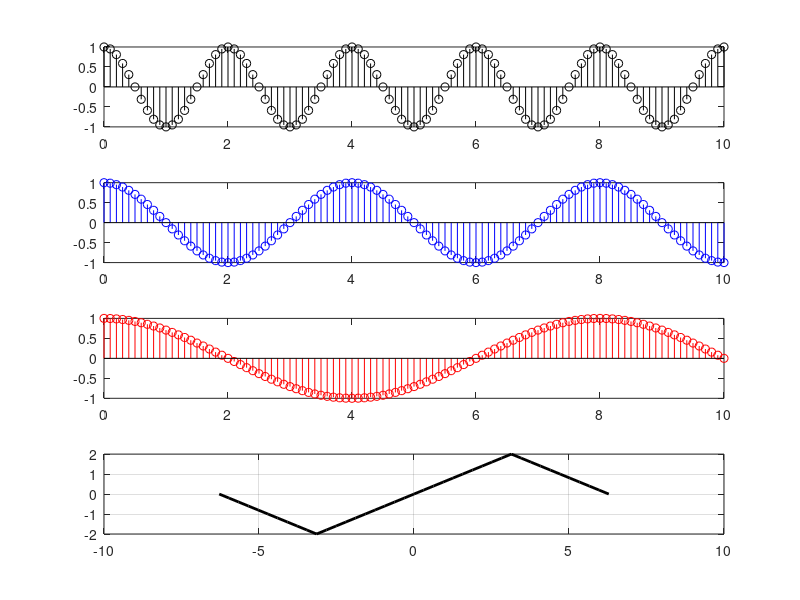
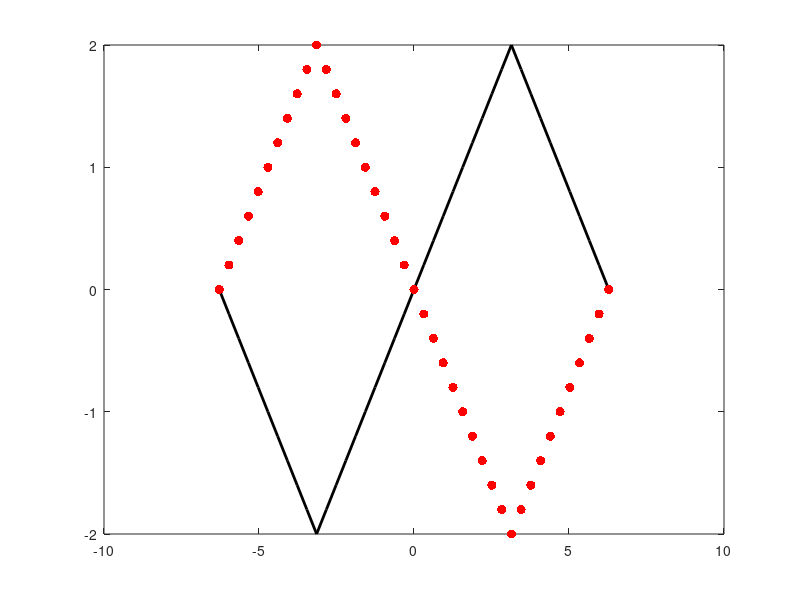
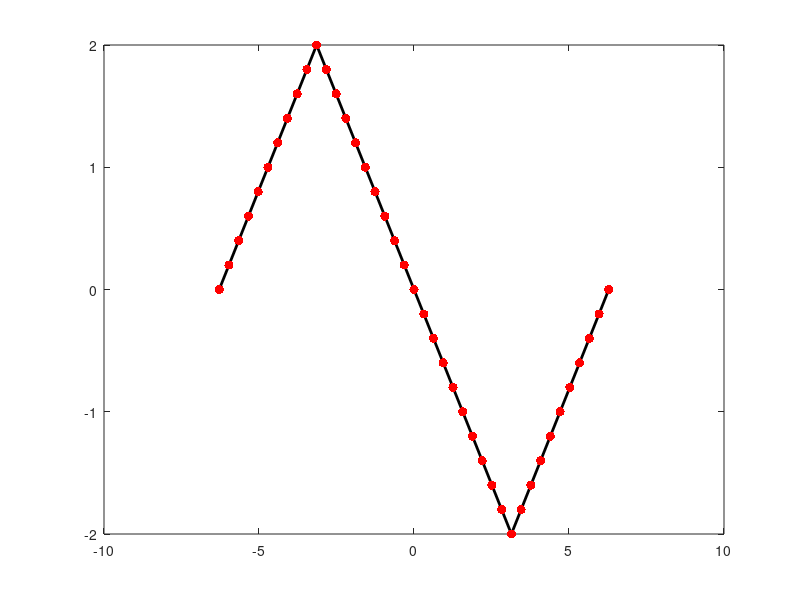
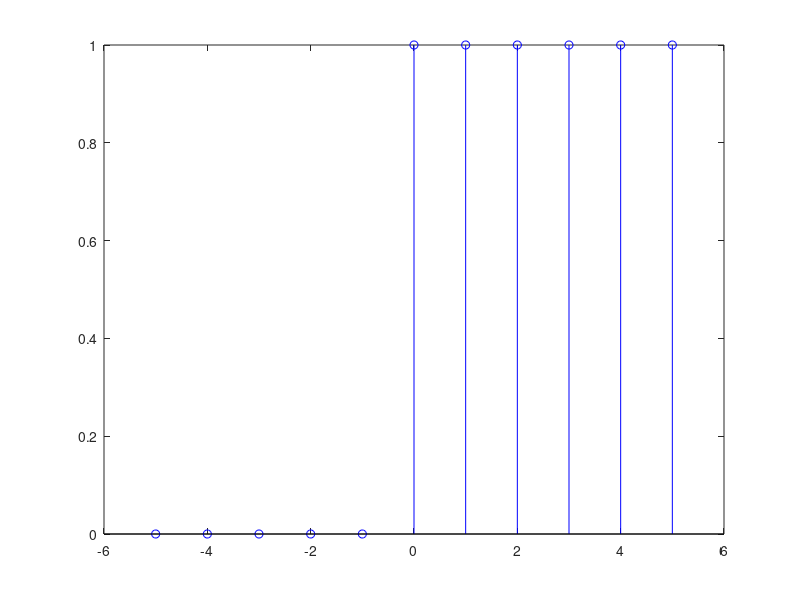

Source code (MATLAB) for these figures, in order:
%% discrete sin functions

n = 10; % changes fraction pi/n 
t = 0:1/n:10; %counting by pi/n

figure;

ax1 = subplot(4,1,1);
w0 = 1; %w0 = angular frequency terms of 2pi;
y = cos(t*pi/w0);
stem(t,y,'k');

ax2 = subplot(4,1,2);
w0 = 2;
y = cos(t*pi/w0);
stem(t,y,'b');

ax3 = subplot(4,1,3);
w0 = 4;
y = cos(t*pi/w0);
stem(t,y,'r');

ax4 = subplot(4,1,4);
w0 = 8;
y = cos(t*pi/w0);
stem(t,y,'g');

linkaxes([ax1,ax2,ax3,ax4],'x');


%% Odd and Even functions
% x[-n] = x[n] is Even
% x[-n] - x[n] = 0, test for "evenness"

% x[-n] = -x[n] is Odd
% x[-n] - -x[n] = 0, test for "oddness"

% creat triangle function
n1 = 0:pi/10:2*pi;
x1 = sawtooth(n1,0.5)+1;
n2 = -2*pi:pi/10:0;
x2 = sawtooth(n2,0.5)+1;
n = [n2 n1]; % concatenate n1 and n1 into n
x = [-x2 x1]; % concatenate x1 and x2 into x
plot(n,x,'k','LineWidth',2)
grid on;

% is x Even?
figure;
plot(n,x,'k','LineWidth',2)
hold on;
plot(-n,x,'.r','LineWidth',2,'MarkerSize',20)

% is x Odd?
figure;
plot(n,-x,'k','LineWidth',2)
hold on;
plot(-n,x,'.r','LineWidth',2,'MarkerSize',20)


%% Simple Decomposition

% x[n]
n = -5:5;
x = [0 0 0 0 0 1 1 1 1 1 1];
figure;
stem(n,x,'b'); %lollipop plot of discrete data

% x_even = (x[n] + x[-n])/2
%fliplf just flips the vector around the x-axis, same as x[-n]
figure;
x_even = (x + fliplr(x))/2;
stem(n,x_even,'k');

% x_odd = (x[n] - x[-n])/2
%fliplf just flips the vector around the x-axis, same as x[-n]
figure;
x_odd = (x - fliplr(x))/2;
stem(n,x_odd,'k');

% recompose (sanity check)
figure;
subplot(3,1,1);
stem(n,x_even,'b');

subplot(3,1,2);
stem(n,x_odd,'r');

% recreate original signal by adding x Even and Odd
x_recompose = x_even + x_odd; 
subplot(3,1,3);
stem(n,x_recompose,'k');


%% Energey and Power
clear;
clc;

% Energy
% function x[n]
amp = 10;
time = 100;
n = -time*pi:pi/100:time*pi;

x = amp * sin(n);

% ploting x[n]
figure;
plot(n,x,'k','LineWidth',2);
hold on;

% retify signal
plot(n,abs(x),':r','LineWidth',2);
% square rectified signal
plot(n,abs(x).^2,'b','LineWidth',2);

% calculate Energy
energy = sum(abs(x).^2) % tends to infinity for increasing n


% Power
% function x[n]
amp = 1;
time = 100;
n = -time*pi:pi/100:time*pi;

x = amp * sin(n);

% ploting x[n]
figure;
plot(n,x,'k','LineWidth',2);
hold on;

% retify signal
plot(n,abs(x),':r','LineWidth',2);
% square rectified signal
plot(n,abs(x).^2,':b','LineWidth',2);

% calculate Power
power = sum((abs(x).^2)/(length(n)+1)) % proportioanl to amp


%% Discrete Impulse function
clear;
clc;

% create discrete impulse function
n = -10:10; % generate time base
x = zeros(1,length(n)); % generate vector of zeros, same size at n
x(n==0) = 1; % set 0 time point = 1, to create impulse function

figure;
stem(n,x,'k','LineWidth',2);

sum(x(find(n==-10):find(n==-1))) % should = 0
sum(x(find(n==1):find(n==10))) % should = 0
sum(x) % should = 1

% moving impulse in time
% just like translation of any function
n0 = 4;
n_trans = n - n0;

figure;
stem(n,x,':b','LineWidth',2);
hold on;
stem(n_trans,x,':r','LineWidth',2);

% using impulse function to sample another function
x_sin = sin(n); % create sin function base on n
figure;
stem(n,x_sin,'k','LineWidth',2);
hold on;
stem(n-4,x,':b','LineWidth',2);
stem(n-3,x,':r','LineWidth',2);

% multiply sin fucntion by impulse function to sample
figure;
x_sample = x_sin .* circshift(x,[0 -4]); % shift impulse function by n0
stem(n,x_sample,'b','LineWidth',2);
hold on;
x_sample = x_sin .* circshift(x,[0 -3]); % shift impulse function by n0
stem(n,x_sample,'r','LineWidth',2);

%% Discrete Step function
clear;
clc;

% create discrete step function
n = -10:10; % generate time base
u = zeros(1,length(n)); % generate vector of zeros, same size at n
u(find(n==0):end) = 1; % set time point >= 0 to 1

figure;
stem(n,u,'k','LineWidth',2);
hold on;
% create translated discrete step function
n0 = -5;
stem(n - n0,u,':r','LineWidth',2);

% substract step functions to create impulse function
% d[n] = u[n] - u[n-n0] where n0 = 1
n0 = 1;
d = u - circshift(u,[0 n0]); % shift impulse function by n0
figure;
stem(n,d,'k','LineWidth',2);
% why is there a -1 impulse at -10???
% difference between math & code.

